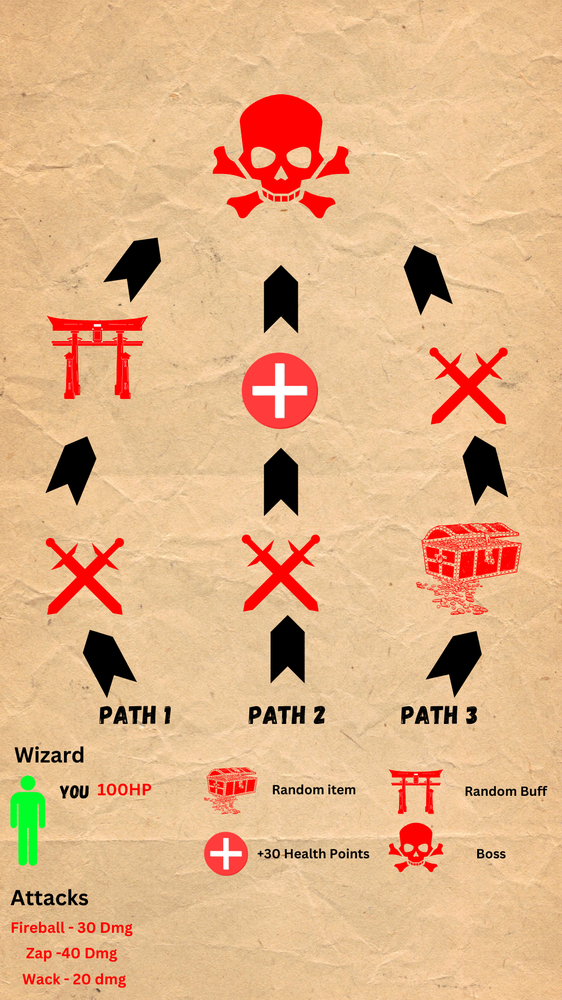
#> input picture r.png, 562 x 1000 px, shrunk from 1080 x 1920 before the run, found by its file name
$ python wizardpath2.py
#> lines starting #> are read from the running program, lines starting #| are printed output that depends on the picture
### characterkill.py
class charcterdeath:
    def __init__(self):
        pass

    # [4 lines left out: function show_charcter_Death, not called in this run]

#THIS STOPS THE CLASS FROM PRINTING ON IMPORT
# [3 lines that do not run on import are left out]

### endingsection.py
class ending_section:
    def __init__(self):
        pass

    def show_ending_section(self):
        print("-- CONGRATULATIONS YOU HAVE COMPLETED MY GAME! THANK YOU FOR PLAYING")
        print("-- GAME CREATE: CALLUM JONES")

#THIS STOPS THE CLASS FROM PRINTING ON IMPORT
# [3 lines that do not run on import are left out]

### wizardpath2.py

path1 = "left"
path2 = "middle"
path3 = "right"

goblin = 100
character = 100

second3 = 3

second5 = 5

second = 1.3

half = 0.4

#players attacks
fireball = 30
zap = 40
wack = 20

# moves goblin
spit = 15
slap = 25
bite = 20

#boss hp
gorlock_the_destroyer = 100

#player attacks
fireball = 30
zap = 40
wack =20
rolling_thunder = 50

#gorlock attacks
poke = 20
body_slam =  30
Electric_Hammer = 35
Hammer_swing = 30

import time
from PIL import Image
import random
from characterkill import charcterdeath
from endingsection import ending_section
ending = ending_section()
char = charcterdeath()


im = Image.open(r'C:\Users\callu\Desktop\coding\r.png')
#> im is the input picture: PIL image 562x1000 RGBA; mean R, G, B, A 225.2, 179.2, 136.5, 255
im2 = Image.open(r'C:\Users\callu\Desktop\coding\wi.png')
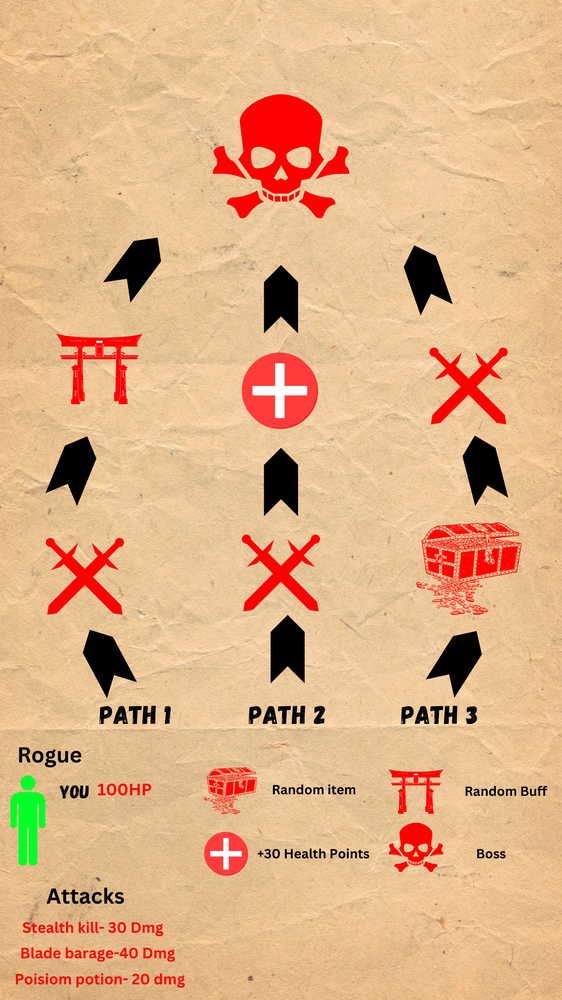
#> input picture wi.png, 562 x 1000 px, shrunk from 1080 x 1920 before the run, found by its file name
#> im2 is the input picture: PIL image 562x1000 RGBA; mean R, G, B, A 224.9, 178.7, 135.9, 255
im3 = Image.open(r'C:\Users\callu\Desktop\coding\w.png')
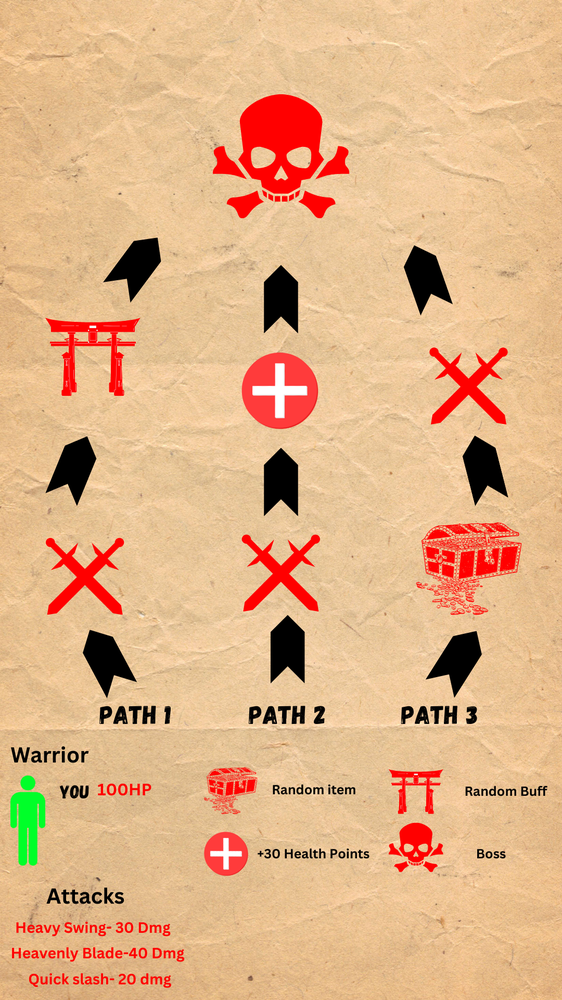
#> input picture w.png, 562 x 1000 px, shrunk from 1080 x 1920 before the run, found by its file name
#> im3 is the input picture: PIL image 562x1000 RGBA; mean R, G, B, A 224.9, 178.5, 135.7, 255

goblin_attack1 = ["-- HE REPLIES WITH SLAP BUT HE MISSES THANK GOD --", "-- HE REPLIES WITH SLAP AND LANDS OOOFF THAT HURTS --" ]
random_reponse = random.choice(goblin_attack1)

goblin_attack = ["-- GOBLIN USES BITE AND MISSES! --", "-- GOBLIN USES BITE AND LANDS IT! --"]
random_response2 = random.choice(goblin_attack)

goblin_attack3 = ["-- GOBLIN USES SPIT AND LANDS IT --", "-- GOBLIN USES SPIT AND MISSES! --" ]
random_reponse3 = random.choice(goblin_attack3)

gorlock_list = ["-- HE SWINGS WITH ELECTRIC HAMMER AND HITS YOU :O --", "-- HE REPLIES WITH ELECTRIC HAMMER AND MISSES *JESUS NOISES START PLAYING* --"]
gorlock_response = random.choice(gorlock_list)

gorlock_list2 = ["-- INCOMMING! A HUGE POKE FROM THE BIG MAN HIMSELF! --", "HERE IT COMES... HERE IT LANDS AND HE MISSES IM HAPPY FOR YOU PAL! --"]
gorlock_response2 = random.choice(gorlock_list2)

gorlock_list3 = ["-- PLEASE NO NOT THE HAMMER AGAIN! BOOM YOUR SQUISHED WITH HIS HAMMER SWING --", "-- THERE IS IMINATE DANGER INBOUND ON YOUR HEAD TOP....... YIKES HE MISSED XD --"]
gorlock_response3 = random.choice(gorlock_list3)

gorlock_list4 = ["-- OMG HE IS IN THE AIR... AND BOOOOOMMM RIGHT IN HIS BELLY BUTTON HE USES BODY SLAM AND LANDS IT! --", "-- OMG HE IS IN THE AIR... HES FALLING OMG HE MISSED YAYYYYYY --"]
gorlock_response4 = random.choice(gorlock_list4)

chest_buff = ["-- YOU HAVE RECIEVED A ROBE PEICE WITH +10 ARMORE! --", "-- YOU HAVE RECIEVED A NEW STAFF! +10 PHYSICAL DAMAGE! --", "-- YOU HAVE RECIEVED A NEW SPELLBOOK +10 MAGAICAL DAMAGE --"]
random.choice(chest_buff)


def kill_section():
    print("-- BOOM YOU FLATTENED HIM GOOD JOB! ONTO LEVEL 2!")

def goblin_kill2():
    if goblin <= 0:
        print
#---------------------------------------------------------------------------------------------------------------------------------#
#PATH 2
#this brings over name from gamebv1.py
#> (the run stopped early here; a loop or call above may not have finished)
